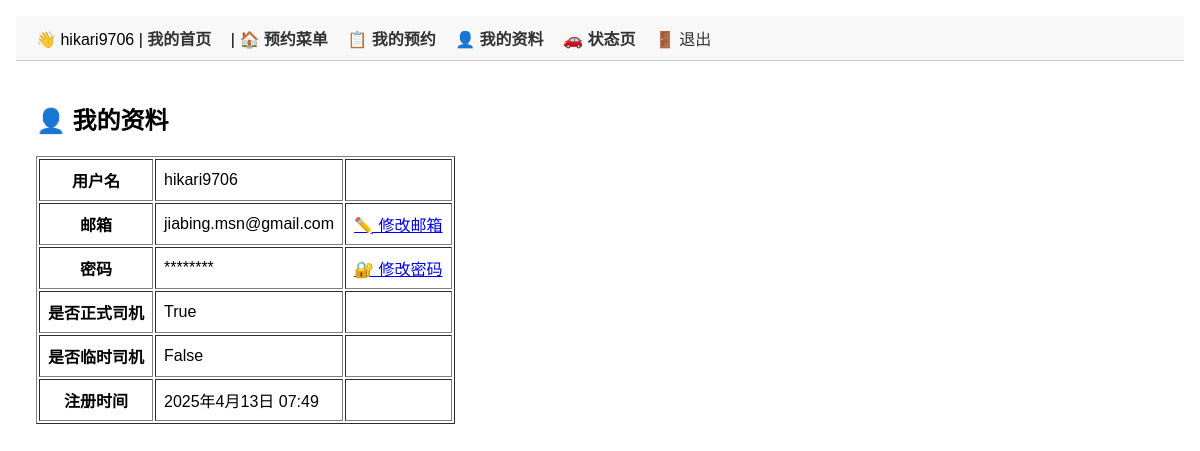
Page /accounts/profile/ (signed in) on the committed database.
### accounts/models.py (models this page shows, shortened)
class DriverUser(AbstractUser):
    is_formal = models.BooleanField(default=False)
    is_temporary = models.BooleanField(default=False)

### accounts/views.py (the view)
# urls.py: path('profile/', profile_view, name='profile'),
@login_required
def profile_view(request):
    return render(request, 'accounts/profile.html')

### templates/accounts/profile.html
{% extends 'base.html' %}
{% block content %}
<h2>👤 我的资料</h2>
<table border="1" cellpadding="8">
    <tr>
      <th>用户名</th>
      <td>{{ request.user.username }}</td>
      <td></td>
    </tr>
    <tr>
      <th>邮箱</th>
      <td>{{ request.user.email }}</td>
      <td><a href="{% url 'edit_profile' %}">✏️ 修改邮箱</a></td>
    </tr>
    <tr>
      <th>密码</th>
      <td>********</td>
      <td><a href="{% url 'change_password' %}">🔐 修改密码</a></td>
    </tr>
    <tr>
      <th>是否正式司机</th>
      <td>{{ request.user.is_formal }}</td>
      <td></td>
    </tr>
    <tr>
      <th>是否临时司机</th>
      <td>{{ request.user.is_temporary }}</td>
      <td></td>
    </tr>
    <tr>
      <th>注册时间</th>
      <td>{{ request.user.date_joined }}</td>
      <td></td>
    </tr>
  </table>
  {% endblock %}

### templates/base.html (shortened to what this page needs)
<!DOCTYPE html>
<html>
<head>
</head>
<body>
  <nav>
    {% if user.is_authenticated %}
      👋 {{ user.username }} |
      {% if request.user.is_staff %}
          <a href="{% url 'admin_dashboard' %}">我的首页</a>
      {% else %}
          <a href="{% url 'driver_dashboard' %}">我的首页</a>
      {% endif %} |
      <a href="{% url 'reservation_dashboard' %}">🏠 预约菜单</a>
      <a href="{% url 'my_reservations' %}">📋 我的预约</a>
      <a href="{% url 'profile' %}">👤 我的资料</a>
      <a href="{% url 'vehicle_status' %}">🚗 状态页</a>
      <form method="post" action="{% url 'logout' %}" style="display:inline;">
        <button type="submit">🚪 退出</button>
      </form>
    {% else %}
      <a href="{% url 'login' %}">登录</a>
    {% endif %}
  </nav>
  <div class="container">
    {% block content %}
    {% endblock %}
  </div>
</body>
</html>

### templates/base.html (style rules this page uses)
body { font-family: sans-serif; padding: 1em; margin: 0; }
nav { background-color: #f8f8f8; padding: 10px 20px; border-bottom: 1px solid #ccc; }
nav a, nav button { margin-right: 15px; text-decoration: none; color: #333; font-weight: bold; }
nav button { background: none; border: none; cursor: pointer; font: inherit; padding: 0; }
.container { padding: 20px; }

### rows in the picture
DriverUser: username "hikari9706", user.username "hikari9706", user.email "jiabing.msn@gmail.com", user.is_formal "True", user.is_temporary "False", user.date_joined "2025年4月13日 07:49"
